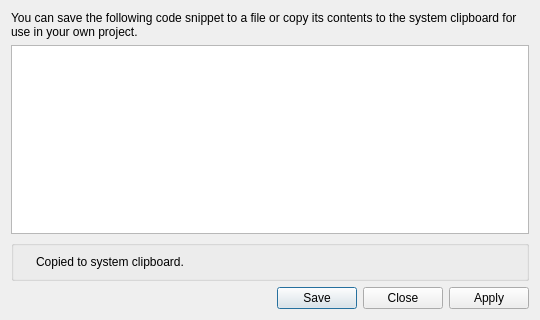
<?xml version="1.0" encoding="UTF-8"?>
<ui version="4.0">
 <class>CodeSnippetDialog</class>
 <widget class="QDialog" name="CodeSnippetDialog">
  <property name="geometry">
   <rect>
    <x>0</x>
    <y>0</y>
    <width>540</width>
    <height>320</height>
   </rect>
  </property>
  <property name="minimumSize">
   <size>
    <width>400</width>
    <height>300</height>
   </size>
  </property>
  <property name="windowTitle">
   <string>Dialog</string>
  </property>
  <layout class="QVBoxLayout" name="verticalLayout">
   <item>
    <widget class="QLabel" name="label">
     <property name="text">
      <string>You can save the following code snippet to a file or copy its contents to the system clipboard for use in your own project.</string>
     </property>
     <property name="wordWrap">
      <bool>true</bool>
     </property>
    </widget>
   </item>
   <item>
    <widget class="QPlainTextEdit" name="teContents">
     <property name="readOnly">
      <bool>true</bool>
     </property>
    </widget>
   </item>
   <item>
    <widget class="QGroupBox" name="boxClipboardMessage">
     <property name="title">
      <string/>
     </property>
     <layout class="QHBoxLayout" name="horizontalLayout_2" stretch="0,1">
      <item>
       <widget class="QLabel" name="successIcon">
        <property name="text">
         <string/>
        </property>
       </widget>
      </item>
      <item>
       <widget class="QLabel" name="label_3">
        <property name="text">
         <string>Copied to system clipboard.</string>
        </property>
        <property name="wordWrap">
         <bool>true</bool>
        </property>
       </widget>
      </item>
     </layout>
    </widget>
   </item>
   <item>
    <widget class="QDialogButtonBox" name="buttonBox">
     <property name="orientation">
      <enum>Qt::Horizontal</enum>
     </property>
     <property name="standardButtons">
      <set>QDialogButtonBox::Apply|QDialogButtonBox::Close|QDialogButtonBox::Save</set>
     </property>
    </widget>
   </item>
  </layout>
 </widget>
 <resources/>
 <connections>
  <connection>
   <sender>buttonBox</sender>
   <signal>accepted()</signal>
   <receiver>CodeSnippetDialog</receiver>
   <slot>accept()</slot>
   <hints>
    <hint type="sourcelabel">
     <x>248</x>
     <y>254</y>
    </hint>
    <hint type="destinationlabel">
     <x>157</x>
     <y>274</y>
    </hint>
   </hints>
  </connection>
  <connection>
   <sender>buttonBox</sender>
   <signal>rejected()</signal>
   <receiver>CodeSnippetDialog</receiver>
   <slot>reject()</slot>
   <hints>
    <hint type="sourcelabel">
     <x>316</x>
     <y>260</y>
    </hint>
    <hint type="destinationlabel">
     <x>286</x>
     <y>274</y>
    </hint>
   </hints>
  </connection>
 </connections>
</ui>
